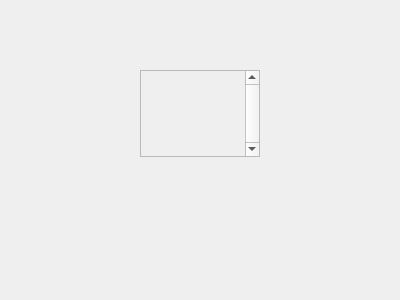
<?xml version="1.0" encoding="UTF-8"?>
<ui version="4.0">
 <class>Dialog</class>
 <widget class="QDialog" name="Dialog">
  <property name="geometry">
   <rect>
    <x>0</x>
    <y>0</y>
    <width>400</width>
    <height>300</height>
   </rect>
  </property>
  <property name="windowTitle">
   <string>Dialog</string>
  </property>
  <widget class="QScrollArea" name="scrollArea">
   <property name="geometry">
    <rect>
     <x>140</x>
     <y>70</y>
     <width>120</width>
     <height>87</height>
    </rect>
   </property>
   <property name="verticalScrollBarPolicy">
    <enum>Qt::ScrollBarAlwaysOn</enum>
   </property>
   <property name="horizontalScrollBarPolicy">
    <enum>Qt::ScrollBarAlwaysOff</enum>
   </property>
   <property name="widgetResizable">
    <bool>true</bool>
   </property>
   <widget class="QWidget" name="scrollAreaWidgetContents">
    <property name="geometry">
     <rect>
      <x>0</x>
      <y>0</y>
      <width>97</width>
      <height>85</height>
     </rect>
    </property>
   </widget>
  </widget>
 </widget>
 <resources/>
 <connections/>
</ui>
